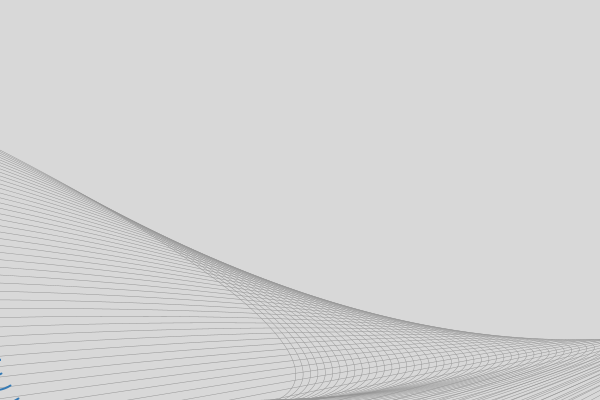
Frame 1 (no input)
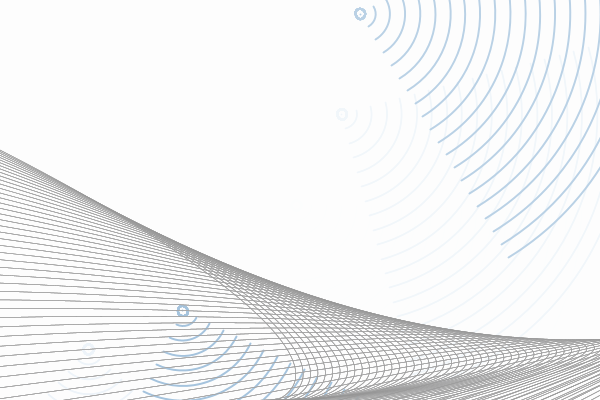
Frame 60 (the mouse pressed at the canvas centre just before this capture)
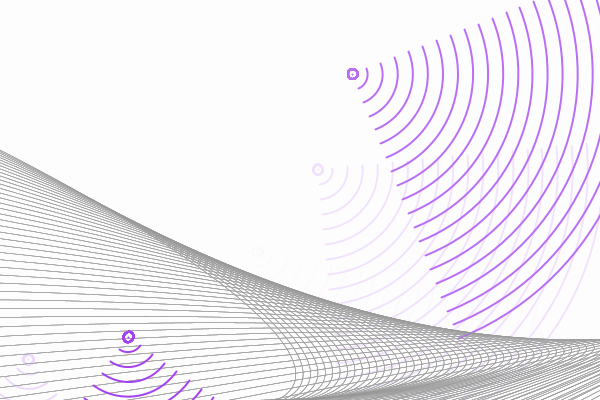
Frame 120 (the mouse held since frame 60 and released just before this capture)

The Processing sketch that drew these frames (run headless with seeded random() and noise(); from frame 60 on, the mouse is pressed at the canvas centre):

// Processing sketch: processing_73213
// ── processing_73213.pde

// Homework #8, 48-757, 11:30AM
// Copyright M. Yvonne Hidle
// yvonnehidle@gmail.com


//====================================================//
// global variables
float x;
float y;
float x2;
float y2;
color rayColor;
//====================================================//


//====================================================//
void setup()
{
size(600,400);
smooth();

x = 0;
y = 0;
x2 = 0;
y2=0;
rayColor=color(53,122,180);
}
//====================================================//


//====================================================//
void draw()
{
transparency();
whileStuff(x,y,x2,y2,rayColor);
}
//====================================================//


//====================================================//
// change ray color
void mousePressed()
{
 rayColor=color(random(255),random(255),random(255)); 
}
//====================================================//


//====================================================//
// change ray amoount
void keyPressed()
{
  
if (key == 's')
{
  x2+=50;
  y2+=50;
}

if (key == 'l')
{
  x2+=-50;
  y2+=-50;
}
  
}
//====================================================//


//====================================================//
void whileStuff(
float x,
float y,
float x2,
float y2,
color rayColor
)
{
  
  while(x < width)
{
  strokeWeight(.5);
  stroke(150);
  curveTightness(5);
  noFill();
  curve(
  x,y,
  x-width,y+30,
  x+60,height,
  width,height/2
  );  
  x+=10;
  y+=10;  
}

while(x2 < width)
{
pushMatrix();
rotate(frameCount);
stroke(rayColor);
strokeWeight(2);
strokeCap(ROUND);
ellipse(width/2,height/2,10,10);
arc(
width/2,height/2,
x2,y2,
0,radians(90)
);
x2+=30;
y2+=30;
popMatrix();
}

}
//====================================================//


//====================================================//
// a function that makes things look cool
void transparency()
{
noStroke();
fill(255,60);
rect(0,0,width,height);
}
//====================================================//
